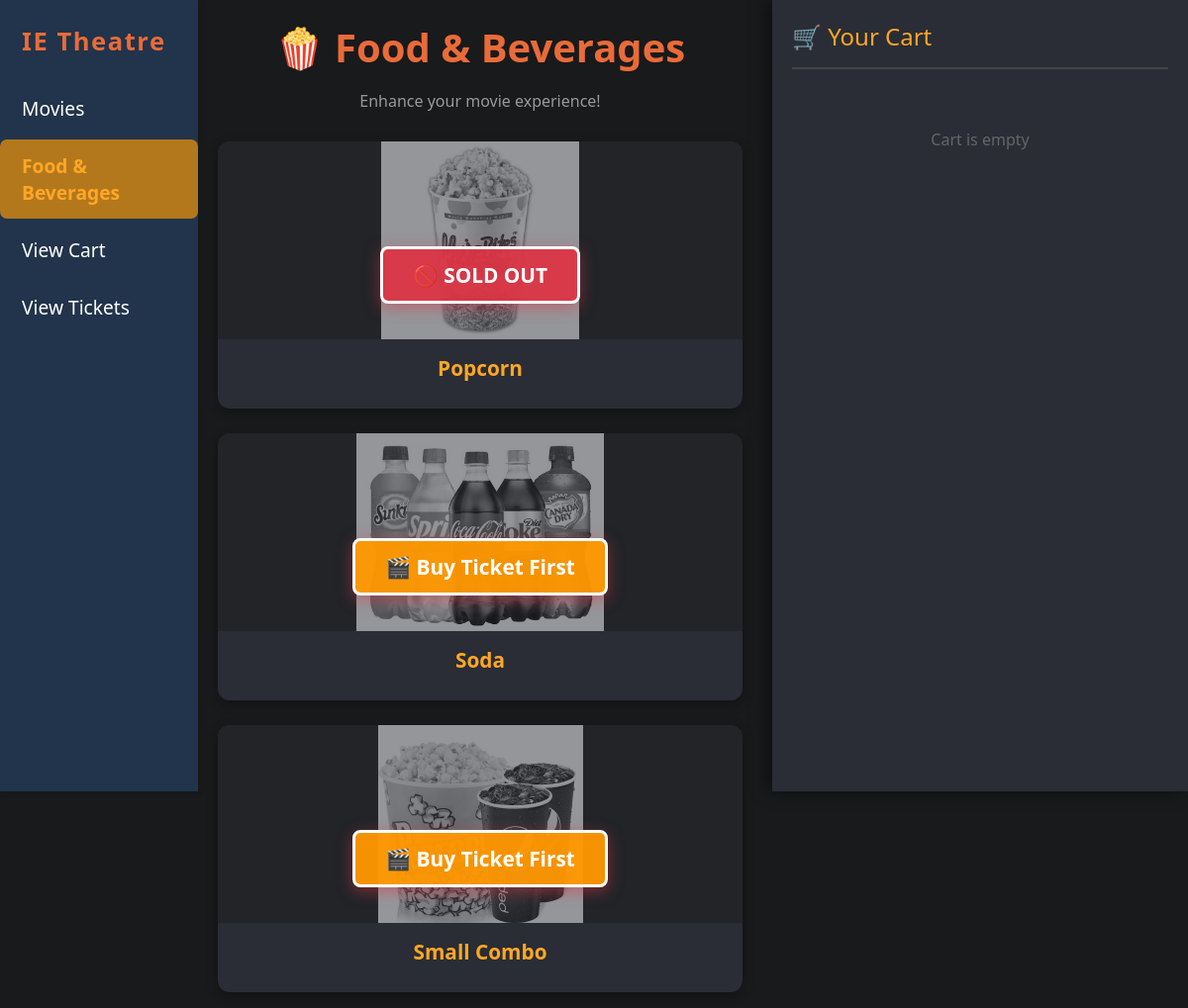
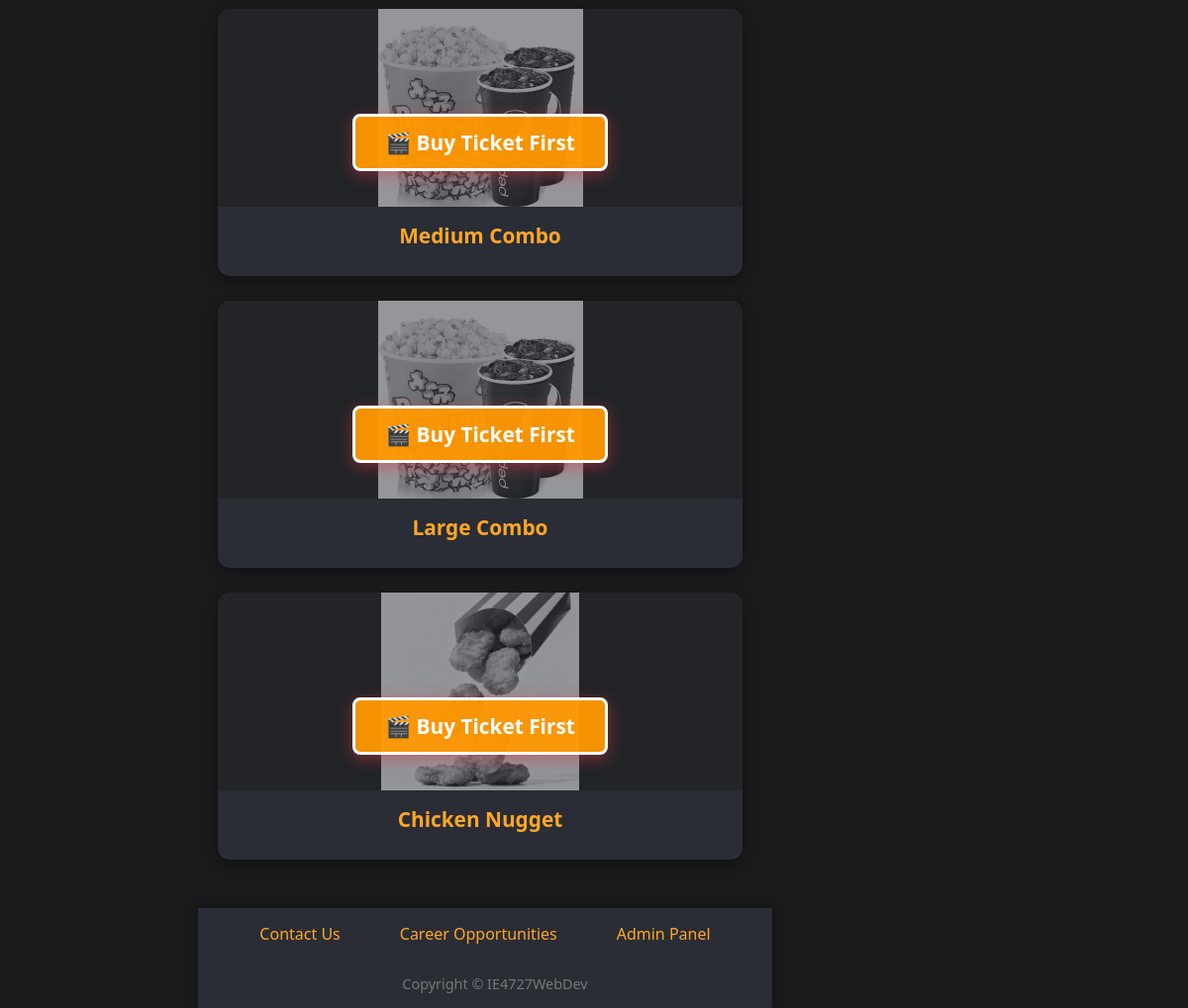
Page /FnB.php on the committed database (2 pictures, top to bottom).
### tables this page shows
CREATE TABLE `items` (
  `Name` varchar(100) NOT NULL,
  `Image` varchar(100) NOT NULL,
  `sold_out` tinyint(1) DEFAULT 0,
  `id` int(11) NOT NULL
);

### FnB.php (the view, shortened to what this page needs)
<?php
$conn = new mysqli('localhost', 'root', '', 'moviedb');
$hasMovieTicket = false;
$sql = "SELECT * FROM items ORDER BY id";
$result = $conn->query($sql);
include 'sidebar.php';
?>
<!DOCTYPE html>
<html lang="en">
<head>
  <link rel="stylesheet" href="sidebarandfooter.css">
</head>
<body>
<div class="side-cart">
  <div class="cart-header">🛒 Your Cart</div>
  <?php if (!empty($_SESSION['cart'])): $total = 0; foreach ($_SESSION['cart'] as $idx => $cartItem): if ($cartItem['type'] === 'food'): $total += $cartItem['subtotal']; ?>
    <div class="cart-item">
      <div class="cart-item-name"><?= htmlspecialchars($cartItem['name']) ?></div>
      <div class="cart-item-details">
        <?= htmlspecialchars($cartItem['size']) ?><?= !empty($cartItem['flavor']) ? ' - ' . htmlspecialchars($cartItem['flavor']) : '' ?> × <?= $cartItem['quantity'] ?>
      </div>
      <?php if (isset($cartItem['linked_to_movie']) && isset($_SESSION['cart'][$cartItem['linked_to_movie']])): ?>
        <?php $linkedMovie = $_SESSION['cart'][$cartItem['linked_to_movie']]; ?>
        <div style="background: rgba(76,175,80,0.15); padding: 10px; margin-top: 8px; border-radius: 5px; border-left: 3px solid #4CAF50;">
          <div style="color: #4CAF50; font-size: 0.8em; font-weight: bold; margin-bottom: 5px;">🎬 LINKED TO:</div>
          <div style="color: #fff; font-size: 1em; font-weight: 600; line-height: 1.4;"><?= htmlspecialchars($linkedMovie['title']) ?></div>
          <div style="color: #aaa; font-size: 0.9em; margin-top: 4px;"><?= date('D, M j, Y', strtotime($linkedMovie['date'])) ?></div>
          <div style="color: #4CAF50; font-size: 0.95em; margin-top: 2px; font-weight: 600;"><?= date('g:i A', strtotime($linkedMovie['time'])) ?></div>
        </div>
      <?php endif; ?>
      <div class="cart-item-footer" style="margin-top: 10px;">
        <span class="cart-item-price">$<?= number_format($cartItem['subtotal'], 2) ?></span>
        <form method="POST" style="margin:0;">
          <input type="hidden" name="item_index" value="<?= $idx ?>">
          <button type="submit" name="remove_item" class="btn-remove">×</button>
        </form>
      </div>
    </div>
  <?php endif; endforeach; ?>
  <?php else: ?>
    <div class="cart-empty">Cart is empty</div>
  <?php endif; ?>
</div>
<div class="container">
  <h1>🍿 Food & Beverages</h1>
  <p class="subtitle">Enhance your movie experience!</p>
  <div class="items-grid">
    <?php if ($result && $result->num_rows > 0): while ($item = $result->fetch_assoc()):
      $isSoldOut = isset($item['sold_out']) && $item['sold_out'] == 1;
    ?>
      <div class="item-card <?= ($isSoldOut || !$hasMovieTicket) ? 'sold-out-card' : '' ?>">
        <?php if (!empty($item['Image'])): ?>
          <img src="<?= htmlspecialchars($item['Image']) ?>" alt="<?= htmlspecialchars($item['Name']) ?>" class="item-image" style="<?= ($isSoldOut || !$hasMovieTicket) ? 'cursor: not-allowed; opacity: 0.5; filter: grayscale(100%);' : '' ?>" onclick="<?= (!$isSoldOut && $hasMovieTicket) ? 'toggleDetails(' . $item['id'] . ')' : '' ?>">
        <?php endif; ?>
        <?php if ($isSoldOut): ?>
          <div class="sold-out-overlay">
            <span class="sold-out-badge">🚫 SOLD OUT</span>
          </div>
        <?php elseif (!$hasMovieTicket): ?>
          <div class="sold-out-overlay">
            <span class="sold-out-badge" style="background: rgba(255, 152, 0, 0.95);">🎬 Buy Ticket First</span>
          </div>
        <?php endif; ?>
        <div class="item-content">
          <h3 class="item-name"><?= htmlspecialchars($item['Name'] ?? 'Item') ?></h3>
        </div>
      </div>
    <?php endwhile; else: ?>
      <p style="grid-column: 1/-1; text-align:center; color:#666;">No items available</p>
    <?php endif; ?>
  </div>
</div>
<?php include 'footer.php'; ?>
</body>
</html>

### sidebar.php (shortened to what this page needs)
<div id="sidebar">
  <div class="sidebar-title">IE Theatre</div>
  <ul>
    <li>
      <a href="index.php"
         <?php if(basename($_SERVER['PHP_SELF']) == 'index.php' || basename($_SERVER['PHP_SELF']) == 'movie.php') echo 'class="active"'; ?>>
        Movies
      </a>
    </li>
    <li>
      <a href="FnB.php"
         <?php if(basename($_SERVER['PHP_SELF']) == 'FnB.php') echo 'class="active"'; ?>>
        Food & Beverages
      </a>
    </li>
    <li>
      <a href="checkout.php"
         <?php if(basename($_SERVER['PHP_SELF']) == 'checkout.php') echo 'class="active"'; ?>>
        View Cart
      </a>
    </li>
    <li>
      <a href="view_ticket.php"
         <?php if(basename($_SERVER['PHP_SELF']) == 'view_ticket.php') echo 'class="active"'; ?>>
        View Tickets
      </a>
    </li>
  </ul>
</div>

### footer.php
<div id="footer">
  <span><a href="contact_careers.php#contact-us">Contact Us</a></span>
  <span><a href="contact_careers.php#career-opportunities">Career Opportunities</a></span>
  <span><a href="admin_dashboard.php">Admin Panel</a></span>
  <div class="cr">Copyright &copy; IE4727WebDev</div>
</div>

### sidebarandfooter.css (style rules this page uses)
#sidebar { position: fixed; top: 0; left: 0; width: 200px; height: 100vh; background: #21344b; padding-top: 24px; box-shadow: 2px 0 8px rgba(0, 0, 0, 0.08); z-index: 10; }
.sidebar-title { font-weight: bold; color: #e96b39; font-size: 1.6em; margin: 0 0 24px 0; padding-left: 22px; letter-spacing: 1.5px; }
#sidebar ul { list-style: none; padding: 0; margin: 0; }
#sidebar li a { display: block; color: #ffffff; font-size: 1.2em; text-decoration: none; padding: 13px 22px; border-radius: 7px; transition: background 0.1s, color 0.1s; margin: 5px auto; }
#sidebar li a.active, #sidebar li a:hover { background: rgba(224, 141, 15, 0.77); color: #ffa726; font-weight: bold; cursor: pointer; }
#footer { position: fixed; bottom: 0; left: 200px; right: 0; background: #2a2d35; color: #aaa; padding: 15px 20px; text-align: center; box-shadow: 0 -2px 8px rgba(0, 0, 0, 0.3); z-index: 100; display: flex; justify-content: center; align-items: center; gap: 30px; flex-wrap: wrap; }
#footer span { margin: 0 15px; }
#footer a { color: #ffa726; text-decoration: none; font-weight: 500; transition: color 0.2s; }
#footer .cr { color: #777; font-size: 0.9em; margin-left: 20px; }

### sidebar.php (style rules this page uses)
#sidebar { position: fixed; top: 0; left: 0; width: 200px; height: 100vh; background: #21344b; padding-top: 24px; box-shadow: 2px 0 8px rgba(0,0,0,0.08); z-index: 10; }
.sidebar-title { font-weight: bold; color: #e96b39; font-size: 1.6em; margin: 0 0 24px 0; padding-left: 22px; letter-spacing: 1.5px; }
#sidebar ul { list-style: none; padding: 0; margin: 0; }
#sidebar li a { display: block; color: #ffffff; font-size: 1.2em; text-decoration: none; padding: 13px; border-radius: 7px; transition: background 0.1s, color 0.1s; margin: auto; }
#sidebar li a.active, #sidebar li a:hover { background: #e08d0fc5; color: #ffa726; font-weight: bold; cursor: pointer; }

### FnB.php (style rules this page uses)
* { box-sizing: border-box; }
html, body { min-height: 100%; }
body { background: #191a1c; margin: 0; font-family: 'Segoe UI', Arial, sans-serif; color: #eee; padding: 20px 450px 150px 220px; }
.side-cart { position: fixed; right: 0; top: 0; width: 420px; height: 100vh; background: #2a2d35; box-shadow: -4px 0 15px rgba(0,0,0,0.5); overflow-y: auto; z-index: 999; padding: 20px; }
.cart-header { font-size: 1.5em; color: #ffa726; margin-bottom: 20px; padding-bottom: 15px; border-bottom: 2px solid #444; }
.cart-empty { text-align: center; padding: 40px 20px; color: #666; }
.container { max-width: 1200px; margin: 0 auto; }
h1 { color: #e96b39; text-align: center; font-size: 2.5em; margin-bottom: 10px; }
.subtitle { text-align: center; color: #999; margin-bottom: 30px; }
.items-grid { display: grid; grid-template-columns: repeat(auto-fill, minmax(280px, 1fr)); gap: 25px; }
.item-card { background: #2a2d35; border-radius: 12px; overflow: hidden; box-shadow: 0 4px 12px rgba(0,0,0,0.3); transition: transform 0.3s; }
.item-image { width: 100%; height: 200px; object-fit: contain; cursor: pointer; background: #1a1c20; }
.sold-out-card { position: relative; pointer-events: none; }
.sold-out-overlay { position: absolute; top: 50%; left: 50%; transform: translate(-50%, -50%); z-index: 10; width: 100%; text-align: center; }
.sold-out-badge { display: inline-block; background: rgba(220, 53, 69, 0.95); color: white; padding: 12px 30px; border-radius: 8px; font-size: 1.3em; font-weight: bold; box-shadow: 0 4px 15px rgba(220, 53, 69, 0.5); border: 3px solid #fff; }
.sold-out-card .item-image { filter: grayscale(100%) brightness(0.6); }
.item-content { padding: 15px; }
.item-name { font-size: 1.3em; color: #ffa726; margin: 0 0 12px 0; font-weight: bold; text-align: center; }
#footer { right: 420px !important; }

### rows in the picture
items: Image+Name (picture), sold_out "🚫 SOLD OUT", Name "Popcorn"
items: Image+Name (picture), sold_out "🎬 Buy Ticket First", Name "Soda"
items: Image (picture), sold_out "🎬 Buy Ticket First", Name "Small Combo"
items: Image (picture), sold_out "🎬 Buy Ticket First", Name "Medium Combo"
items: Image (picture), sold_out "🎬 Buy Ticket First", Name "Large Combo"
items: Image (picture), sold_out "🎬 Buy Ticket First", Name "Chicken Nugget"
